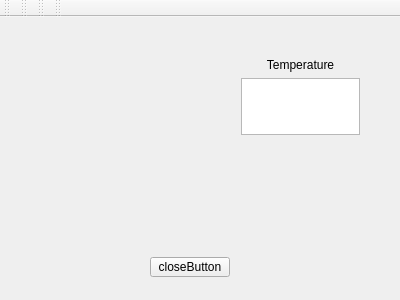
<?xml version="1.0" encoding="UTF-8"?>
<ui version="4.0">
 <class>MainWindow</class>
 <widget class="QMainWindow" name="MainWindow">
  <property name="geometry">
   <rect>
    <x>0</x>
    <y>0</y>
    <width>400</width>
    <height>300</height>
   </rect>
  </property>
  <property name="windowTitle">
   <string>MainWindow</string>
  </property>
  <widget class="QWidget" name="centralWidget">
   <widget class="QPushButton" name="closeButton">
    <property name="geometry">
     <rect>
      <x>150</x>
      <y>240</y>
      <width>80</width>
      <height>20</height>
     </rect>
    </property>
    <property name="text">
     <string>closeButton</string>
    </property>
   </widget>
   <widget class="QLabel" name="label_pic">
    <property name="geometry">
     <rect>
      <x>20</x>
      <y>20</y>
      <width>161</width>
      <height>101</height>
     </rect>
    </property>
    <property name="text">
     <string/>
    </property>
   </widget>
   <widget class="QWidget" name="layoutWidget">
    <property name="geometry">
     <rect>
      <x>230</x>
      <y>30</y>
      <width>141</width>
      <height>99</height>
     </rect>
    </property>
    <layout class="QVBoxLayout" name="verticalLayout">
     <item>
      <widget class="QLabel" name="label">
       <property name="text">
        <string>Temperature</string>
       </property>
       <property name="textFormat">
        <enum>Qt::AutoText</enum>
       </property>
       <property name="alignment">
        <set>Qt::AlignCenter</set>
       </property>
       <property name="wordWrap">
        <bool>true</bool>
       </property>
      </widget>
     </item>
     <item>
      <widget class="QTextBrowser" name="textBrowser">
       <property name="mouseTracking">
        <bool>false</bool>
       </property>
      </widget>
     </item>
    </layout>
   </widget>
   <widget class="QLabel" name="label_value">
    <property name="geometry">
     <rect>
      <x>250</x>
      <y>180</y>
      <width>58</width>
      <height>14</height>
     </rect>
    </property>
    <property name="text">
     <string/>
    </property>
   </widget>
  </widget>
  <widget class="QMenuBar" name="menuBar">
   <property name="geometry">
    <rect>
     <x>0</x>
     <y>0</y>
     <width>400</width>
     <height>22</height>
    </rect>
   </property>
  </widget>
  <widget class="QToolBar" name="mainToolBar">
   <attribute name="toolBarArea">
    <enum>TopToolBarArea</enum>
   </attribute>
   <attribute name="toolBarBreak">
    <bool>false</bool>
   </attribute>
  </widget>
  <widget class="QToolBar" name="toolBar">
   <property name="windowTitle">
    <string>toolBar</string>
   </property>
   <attribute name="toolBarArea">
    <enum>TopToolBarArea</enum>
   </attribute>
   <attribute name="toolBarBreak">
    <bool>false</bool>
   </attribute>
  </widget>
  <widget class="QToolBar" name="toolBar_2">
   <property name="windowTitle">
    <string>toolBar_2</string>
   </property>
   <attribute name="toolBarArea">
    <enum>TopToolBarArea</enum>
   </attribute>
   <attribute name="toolBarBreak">
    <bool>false</bool>
   </attribute>
  </widget>
  <widget class="QToolBar" name="toolBar_3">
   <property name="windowTitle">
    <string>toolBar_3</string>
   </property>
   <attribute name="toolBarArea">
    <enum>TopToolBarArea</enum>
   </attribute>
   <attribute name="toolBarBreak">
    <bool>false</bool>
   </attribute>
  </widget>
 </widget>
 <layoutdefault spacing="6" margin="11"/>
 <resources/>
 <connections>
  <connection>
   <sender>closeButton</sender>
   <signal>clicked()</signal>
   <receiver>MainWindow</receiver>
   <slot>close()</slot>
   <hints>
    <hint type="sourcelabel">
     <x>182</x>
     <y>288</y>
    </hint>
    <hint type="destinationlabel">
     <x>197</x>
     <y>172</y>
    </hint>
   </hints>
  </connection>
 </connections>
</ui>
